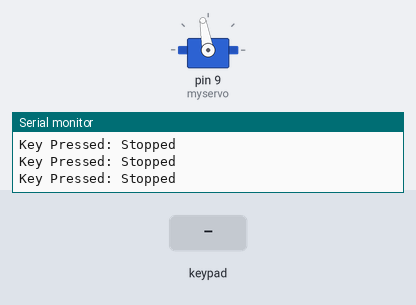
A sketch run on a simulated Arduino Uno, built with avr-gcc and run on an emulated ATmega328P. Shown: servo, the last lines printed to the serial monitor. The inputs (shaded band) are chosen by the test bench.

Above: at 2.2 s.
2.3 s: key 'U' pressed
At 2.9 s:
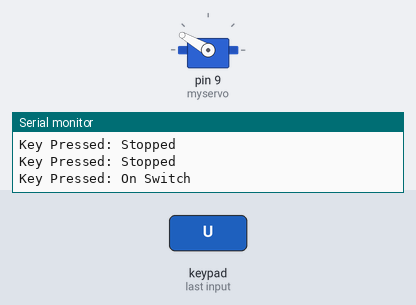
3.8 s: key 'D' pressed
At 4.3 s:
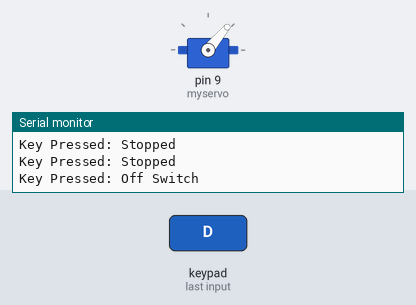
5.3 s: key 'O' pressed
At 5.8 s:
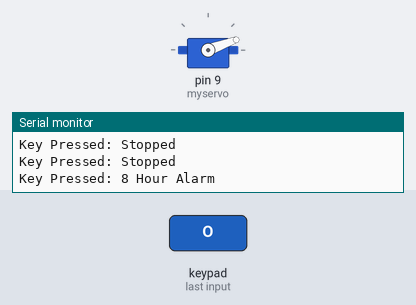
Timing chart, 0 to 8.3 s (numbered marks = the images above; inputs shaded):
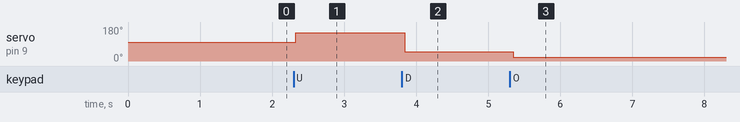

Measured:
- after the input at 2.3 s, servo on pin 9 (myservo): 100° → 150° at once
- after the input at 3.8 s, servo on pin 9 (myservo): 150° → 50° at once
- after the input at 5.3 s, servo on pin 9 (myservo): 50° → 20° after 0.05 s

The sketch:

BlueTooth_Lightswitch.ino
```cpp
#define CUSTOM_SETTINGS
#define INCLUDE_GAMEPAD_MODULE
#include <Dabble.h>
#include <Servo.h>
Servo myservo;

void setup()
{
  Serial.begin(9600);    //Sets the baud rate
  Dabble.begin(9600);    //Sets the baud rate
  myservo.attach(9);     //Sets the pin the servo is attached to
  myservo.write(100);     //The deault angle of the servo is 60 degrees
  delay(1000);
}

void loop() {
  Dabble.processInput();   //Grabs input from the dabble app
  Serial.print("Key Pressed: ");
  if (GamePad.isUpPressed())      //Turns on the lightswitch
  {
    Serial.println("On Switch");
    myservo.write(150);
    delay(1000);
  }
  else if (GamePad.isDownPressed()) //Turns off the lightswitch
  {
    Serial.println("Off Switch");
    myservo.write(50);
    delay(1000);
  }
  else if (GamePad.isSquarePressed())  //Sets a 6 hour alarm, the light will turn on in 6 hours
  {
    Serial.println("6 Hour Alarm");
    delay(5000);
    myservo.write(50);
    delay(10000);
    myservo.write(150);
  }
  else if (GamePad.isCirclePressed())  //Sets an 8 hour alarm, the light will turn on in 8 hours
  {
    Serial.println("8 Hour Alarm");
    myservo.write(20);
    delay(28800000);
    myservo.write(100);
  }
  else if (GamePad.isCrossPressed())  //Sets a 10 hour alarm, the light will turn on in 10 hours
  {
    Serial.println("10 Hour Alarm");
    myservo.write(20);
    delay(36000000);
    myservo.write(100);
  }
  else if (GamePad.isTrianglePressed())  //Sets a 12 hour alarm, the light will turn on in 12 hours
  {
    Serial.println("12 Hour Alarm");
    myservo.write(20);
    delay(43200000);
    myservo.write(100);
  }
  else //No input given by the app, the lightswitch has been given no command
  {
    Serial.println("Stopped");
  }
}
```
